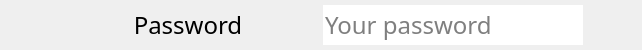
      <widget class="QFrame" name="horizontalFrame_5">
       <property name="minimumSize">
        <size>
         <width>400</width>
         <height>50</height>
        </size>
       </property>
       <property name="maximumSize">
        <size>
         <width>999999</width>
         <height>50</height>
        </size>
       </property>
       <layout class="QHBoxLayout" name="horizontalLayout_8" stretch="0,0,0,0,0">
        <property name="spacing">
         <number>0</number>
        </property>
        <property name="leftMargin">
         <number>5</number>
        </property>
        <property name="topMargin">
         <number>0</number>
        </property>
        <property name="rightMargin">
         <number>0</number>
        </property>
        <property name="bottomMargin">
         <number>0</number>
        </property>
        <item>
         <widget class="QLabel" name="label_3">
          <property name="sizePolicy">
           <sizepolicy hsizetype="Fixed" vsizetype="Preferred">
            <horstretch>0</horstretch>
            <verstretch>0</verstretch>
           </sizepolicy>
          </property>
          <property name="minimumSize">
           <size>
            <width>22</width>
            <height>0</height>
           </size>
          </property>
          <property name="maximumSize">
           <size>
            <width>20</width>
            <height>16777215</height>
           </size>
          </property>
          <property name="styleSheet">
           <string notr="true"/>
          </property>
          <property name="text">
           <string/>
          </property>
         </widget>
        </item>
        <item>
         <widget class="QLabel" name="icon_pass">
          <property name="sizePolicy">
           <sizepolicy hsizetype="Expanding" vsizetype="Maximum">
            <horstretch>2</horstretch>
            <verstretch>0</verstretch>
           </sizepolicy>
          </property>
          <property name="minimumSize">
           <size>
            <width>26</width>
            <height>30</height>
           </size>
          </property>
          <property name="maximumSize">
           <size>
            <width>26</width>
            <height>30</height>
           </size>
          </property>
          <property name="autoFillBackground">
           <bool>false</bool>
          </property>
          <property name="text">
           <string/>
          </property>
          <property name="pixmap">
           <pixmap resource="images.qrc">:/gui/APP ICONS/locked.png</pixmap>
          </property>
          <property name="scaledContents">
           <bool>true</bool>
          </property>
          <property name="alignment">
           <set>Qt::AlignCenter</set>
          </property>
         </widget>
        </item>
        <item alignment="Qt::AlignLeft">
         <widget class="QPushButton" name="but_pass">
          <property name="sizePolicy">
           <sizepolicy hsizetype="Fixed" vsizetype="Expanding">
            <horstretch>1</horstretch>
            <verstretch>0</verstretch>
           </sizepolicy>
          </property>
          <property name="minimumSize">
           <size>
            <width>270</width>
            <height>0</height>
           </size>
          </property>
          <property name="sizeIncrement">
           <size>
            <width>0</width>
            <height>40</height>
           </size>
          </property>
          <property name="font">
           <font>
            <family>Apple SD Gothic Neo</family>
            <pointsize>18</pointsize>
           </font>
          </property>
          <property name="styleSheet">
           <string notr="true"/>
          </property>
          <property name="inputMethodHints">
           <set>Qt::ImhNone</set>
          </property>
          <property name="text">
           <string>Password</string>
          </property>
          <property name="flat">
           <bool>true</bool>
          </property>
         </widget>
        </item>
        <item>
         <widget class="QLineEdit" name="edit_pass">
          <property name="sizePolicy">
           <sizepolicy hsizetype="Minimum" vsizetype="Fixed">
            <horstretch>1</horstretch>
            <verstretch>0</verstretch>
           </sizepolicy>
          </property>
          <property name="minimumSize">
           <size>
            <width>260</width>
            <height>0</height>
           </size>
          </property>
          <property name="font">
           <font>
            <family>Apple SD Gothic Neo</family>
            <pointsize>18</pointsize>
           </font>
          </property>
          <property name="styleSheet">
           <string notr="true"/>
          </property>
          <property name="inputMethodHints">
           <set>Qt::ImhNoAutoUppercase|Qt::ImhNoPredictiveText</set>
          </property>
          <property name="frame">
           <bool>false</bool>
          </property>
          <property name="placeholderText">
           <string>Your password</string>
          </property>
          <property name="clearButtonEnabled">
           <bool>false</bool>
          </property>
         </widget>
        </item>
        <item>
         <widget class="QPushButton" name="b_undo_pass">
          <property name="sizePolicy">
           <sizepolicy hsizetype="Preferred" vsizetype="Preferred">
            <horstretch>1</horstretch>
            <verstretch>0</verstretch>
           </sizepolicy>
          </property>
          <property name="font">
           <font>
            <pointsize>14</pointsize>
           </font>
          </property>
          <property name="autoFillBackground">
           <bool>false</bool>
          </property>
          <property name="styleSheet">
           <string notr="true"/>
          </property>
          <property name="text">
           <string/>
          </property>
          <property name="icon">
           <iconset resource="images.qrc">
            <normaloff>:/gui/icons/undo.png</normaloff>:/gui/icons/undo.png</iconset>
          </property>
          <property name="iconSize">
           <size>
            <width>24</width>
            <height>22</height>
           </size>
          </property>
          <property name="flat">
           <bool>true</bool>
          </property>
         </widget>
        </item>
       </layout>
      </widget>
